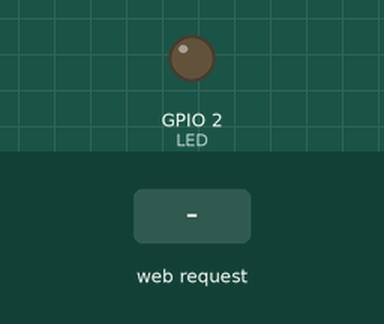
This sketch was run on a simulated ESP32. On the bench: output pins drawn as LEDs (lit = HIGH). The test bench sets the inputs (shaded band). WiFi joins after 1.5 s; servers stay silent unless stated; what the sketch prints to the serial monitor is not drawn.

Above: at 2.7 s.
2.8 s: HTTP request GET /LED=ON received
At 3.4 s:
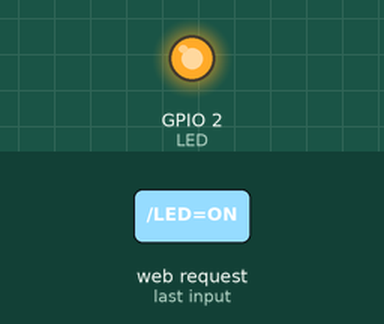
4.3 s: HTTP request GET /LED=OFF received
At 5.7 s:
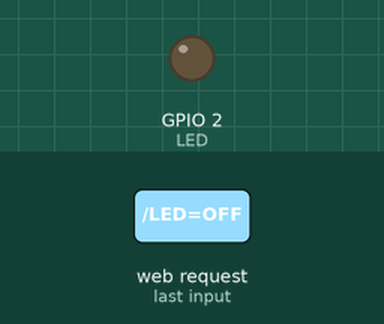
Timing chart, 0 to 7.3 s (numbered marks = the images above; inputs shaded):
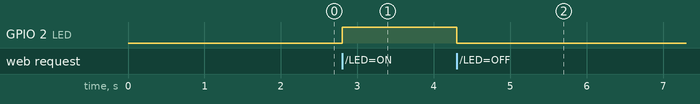

The sketch:

SERVIDORESP32.ino
```cpp
#include <WiFi.h>       // Añade ibreria
#define LED 2           // Indica pin que se usará (D2)

String p="off";         // dato de apagado del led

// Credenciales de wifi
// Reemplazar con datos de tu red
const char *ssid = "AlumnosH";
const char *password = "EsTudiantes*1";

// Crea servidor llamado "server" y establece el puerto 80 para acceder
WiFiServer server(80);

void setup() {
  //Configura D2 como salida y lo pone en un estado bajo (0)
  pinMode(LED, OUTPUT);
  digitalWrite(LED, LOW);

  //Inicia puerto serial a velocidad de 115200 baudios
  Serial.begin(115200);
  Serial.println();
  Serial.println("Configurando");

  // Inicia conexión WiFi con las datos de la red especificados
  WiFi.begin(ssid, password);     //configurando las credenciales

  Serial.print("Conectandome");
  while (WiFi.status() != WL_CONNECTED)    // Espera conexión a la red
  {
    delay(500);
    Serial.print(".");                      // Imprime puntos
  }

  Serial.println();
  Serial.print("Conectado, La dirección IP es: ");
  Serial.println(WiFi.localIP());                    // Imprime la IP del ESP32

  server.begin();                                   // Inicia el servidor
  Serial.println("Servidor iniciado");
}

void loop() {
  WiFiClient client = server.available();   // Recibe las conexciones de clientes

  if (client) {                             // Si hay un cliente
    Serial.println("Nuevo cliente.");       // Indica el acceso de un cliente
    String currentLine = "";                // Variable para datos de fin de linea
    while (client.connected()) {            // Cliente conectado
      if (client.available()) {             // Datos disponibles para ser leido
        char c = client.read();             // Lectura de byte en variable C
        Serial.write(c);                    // Muestra los datos

        if (c == '\n') {                    // Si el byte es un caracter de nuevo salto de linea

          if (currentLine.length() == 0) {    // Si no hay caracteres, entonces lanza el codgo HTML
            client.println("HTTP/1.1 200 OK");
            client.println("Content-type:text/html");
            client.println("Connection: close");
            client.println();

            client.println("<!DOCTYPE html><html>");
            client.println("<head><meta name=\"viewport\" content=\"width=device-width, initial-scale=1\">");
            client.println("<link rel=\"icon\" href=\"data:,\">");

            client.println("<style>html{font-family: Helvetica; display: inline-block; margin: 0px auto; text-align: center;}");
            client.println(".button {border: none;color: white;padding: 15px 32px; text-align: center;");
            client.println("text-decoration: none;display: inline-block;font-size: 16px; margin: 4px 2px;cursor: pointer;}");
            client.println(".button1 {background-color: #4CAF50;} /* Green */");
            client.println(".button2 {background-color: #008CBA;} /* Blue */");
            client.println("</style></head>");

            // Creación de botones
            client.print("<body><h1>WebServer con ESP32</h1>");

            if(p=="off"){
              client.println("<button type='button' class='button button1' onClick=location.href='/LED=ON'> ENCENDER </button><br><br>");
                }
            else{
              client.println("<button type='button' class='button button2' onClick=location.href='/LED=OFF'> APAGAR </button><br><br>");
              }

            client.print("</body></html>");
            client.println();

            // Rompe el codigo del while-loop
            break;
          } else {    // Limpiando variable
            currentLine = "";
          }
        } else if (c != '\r') {  // Si no hay retorno de carro
          currentLine += c;      // agrega al final de la linea
        }

        // Revisando el datos recibido del url
        if (currentLine.indexOf("GET /LED=ON") != -1) {
          digitalWrite(LED, HIGH);               // GET /LED=ON
          p="on";
        }
        if (currentLine.indexOf("GET /LED=OFF") != -1) {
          digitalWrite(LED, LOW);                // GET /LED=OFF
          p="off";
        }
      }
    }
    // cerrando la conexión
    client.stop();
    Serial.println("Cliente Desconectado");
  }
}
```

Measured:
- after the input at 2.8 s, GPIO 2 (LED): LOW → HIGH at once
- after the input at 4.3 s, GPIO 2 (LED): HIGH → LOW at once
